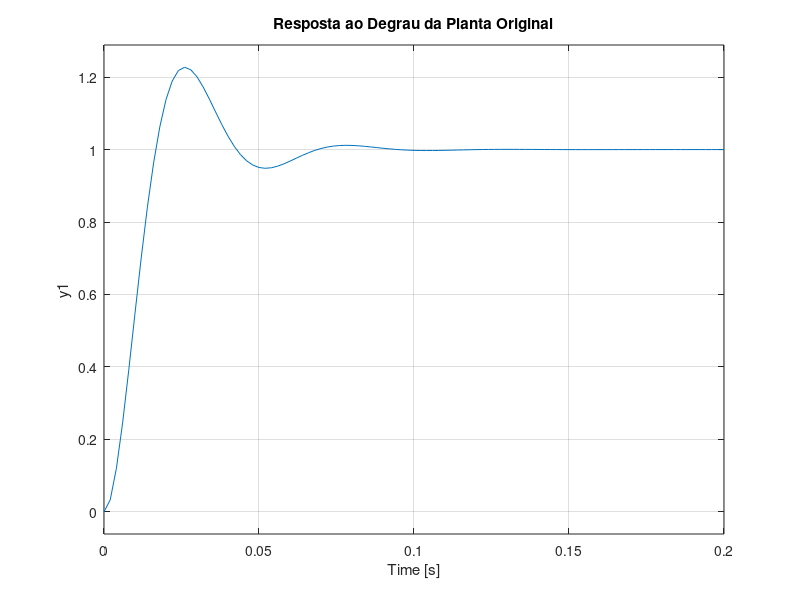
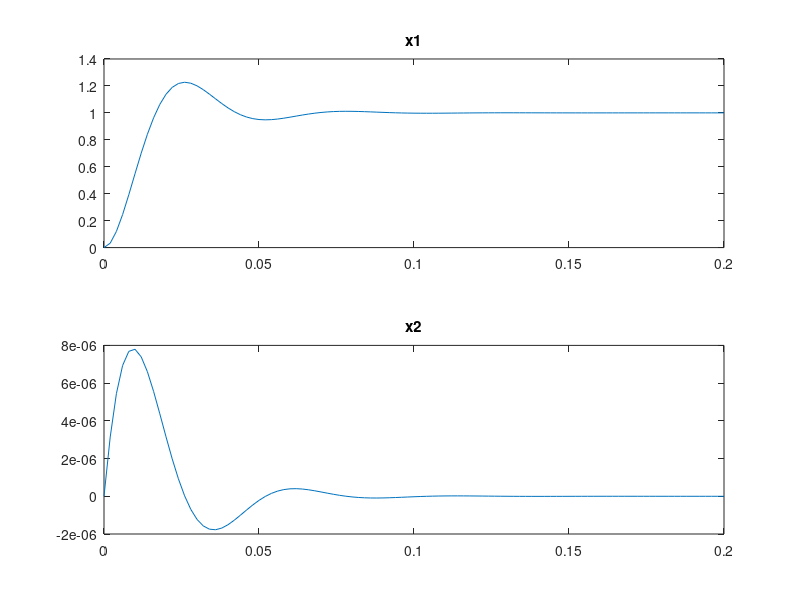

These figures' MATLAB source, in order: (Note: this script raises an error after producing the figures.)
% Representação do Sistema no Espaço de Estados
clc;
clear;
close all;
format long;

R1=46000;
R2=18000;
C1=0.0000001;
C2=0.00000068;

A=[0 1/C1;-1/(R1*R2*C2) (-1/(R1*C2))+(-1/(R2*C2))];
B=[0;1/(R1*R2*C2)];
C=[1 0];
D=0;

[NUM,DEN] = ss2tf(A,B,C,D)

% Resposta ao degrau da função original
sistema=ss(A,B,C,D);
figure()
step(sistema)
[Y,t,X] = step(sistema);
title('Resposta ao Degrau da Planta Original')
% Separando as partes
figure()
subplot(2,1,1)
plot(t,X(:,1))
title('x1')
subplot(2,1,2)
plot(t,X(:,2))
title('x2')

% Informacoes de Projeto
Mp = 0.14
ts5 = 0.023                     

% Calculo do zeta
syms zeta
zeta = solve(Mp == exp(-pi*(zeta/sqrt(1-zeta^2))), zeta);
zeta = eval(zeta(1))

% Calculo da frequencia natutral nao amortecida (Wn), dos polos dominantes
% de malha fechada.
syms wn
wn = 3/(zeta*ts5)

% Calculo da frequencia natural amortecida (Wd).
wd = wn*sqrt(1-zeta^2)

s1=-zeta*wn+j*wn*sqrt(1-zeta^2)
s2=-zeta*wn-j*wn*sqrt(1-zeta^2)
s3=-10*abs(s1)   % Autovalor adicional para o projeto, valor mais alto que a parte real de s1 para maior estabilidade.

% Autovalores (polos de malha fechada desejados)
u1=s1;
u2=s2;
u3=s3;

% Matriz de Controlabilidade
M=ctrb(A,B)
% Teste de controlabilidade
rank(M)  

% Projeto do controlador / servosistema
A_chapeu = [A zeros(2,1);-C 0];
B_chapeu = [B;0];

% Matriz de ganhos do controlador K_chapeu = [k1 k2 -ki]
K_chapeu=acker(A_chapeu,B_chapeu,[u1 u2 u3])

% Verificando
eig(A_chapeu-B_chapeu*K_chapeu)

K = [K_chapeu(1) K_chapeu(2)];
Ki = -K_chapeu(3);
AA = [A-B*K B*Ki;-C 0];
BB = [0;0;1];
CC = [1 0 0];
DD = 0;

% Resposta ao degrau do controlador e original
figure()
step(sistema)
hold on
step(AA,BB,CC,DD)
title('Resposta ao Degrau da Planta Original X Controlador')
legend('Planta Original', 'Controlador')
hold off

% Projeto do observador de ordem plena

% Polinomio característico desejado
Pd=conv([1 -u1],[1 -u2]);
alfa1=Pd(2);
alfa2=Pd(3);
% Polinomio característico original
P=poly(A);
a1=P(2);
a2=P(3);
% Matriz de observabilidade
N=[conj(C') conj(A')*conj(C')];
rank(N)
W=[a1 1;1 0];
% Matriz de Transformação
Q=inv(W*conj(N'));
% Matriz de Ganho do Observador
Ke=Q*[alfa2-a2;alfa1-a1]
eig(A-Ke*C)

figure()
t=0:0.00001:0.14;
AAA = [A zeros(length(A)); Ke*C A-Ke*C];
BBB = [B;B];
CCC = eye(2*length(A));
DDD = zeros(2*length(A),1);

step(sistema)
hold on
so = step(AAA,BBB,CCC,DDD,1,t);
plot(t,so(:,1),'y')
title('Resposta ao Degrau da Planta Original X Observador de Ordem Plena')
legend('Planta Original', 'Observador de Ordem Plena')
hold off

figure()
ax = gca
ax.YLim = [0 1.4];
hold on
so = step(AAA,BBB,CCC,DDD,1,t);
plot(t,so(:,1),'ko')
step(AA,BB,CC,DD,1,t);
sori = step(A,B,C,D,1,t);
plot(t,sori,'r','LineWidth',2)
title('Resposta ao Degrau da Planta Original X Observador X Controlador')
legend('Observador','Controlado','Original');
hold off

%Equações recursivas
T = 1e-4;
k = 0:1:(0.15/T); 
r = ones(1,length(k)/2); 
r = [r 1.5.*r];
E(1) = 0;            % Saida do integrador          
x1(1) = 0; 
x2(1) = 0; 
y(1) = 0;            % Sinal de saida
y_til(1) = 0;  
x1_ponto(1) = 0; 
x2_ponto(1) = 0; 
x1_til(1) = 0; 
x2_til(1) = 0; 
x1_til_ponto(1) = 0; 
x2_til_ponto(1) = 0; 
e(1) = 0;          % Erro
v(1) = 0; 
u(1) = 0;          % Sinal de controle          
E_ponto(1) = r(1)-y(1);

for i=2:length(k)
    x1(i)=T*x1_ponto(i-1)+x1(i-1);
    x2(i)=T*x2_ponto(i-1)+x2(i-1);
    x1_til(i) = T*x1_til_ponto(i-1)+x1_til(i-1);
    x2_til(i) = T*x2_til_ponto(i-1)+x2_til(i-1);
    E(i) =T*E_ponto(i-1)+E(i-1);
    y(i) = C(1)*x1(i);
    y_til(i)=C(1)*x1_til(i);
    E_ponto(i) = r(i)-y(i);
    v(i) = K(1)*x1(i)+K(2)*x2(i);
    u(i) = Ki*E(i)-v(i);
    x1_ponto(i) = A(1,1)*x1(i)+A(1,2)*x2(i);
    x2_ponto(i) = A(2,1)*x1(i)+A(2,2)*x2(i)+B(2)*u(i);
    e(i) = y(i)-y_til(i);
    x1_til_ponto(i) = A(1,1)*x1_til(i)+A(1,2)*x2_til(i)+B(1)*u(i)+Ke(1)*e(i);
    x2_til_ponto(i) = A(2,1)*x1_til(i)+A(2,2)*x2_til(i)+B(2)*u(i)+Ke(2)*e(i);
end
figure()
plot(k*T, u)
title('Ação de Controle')



